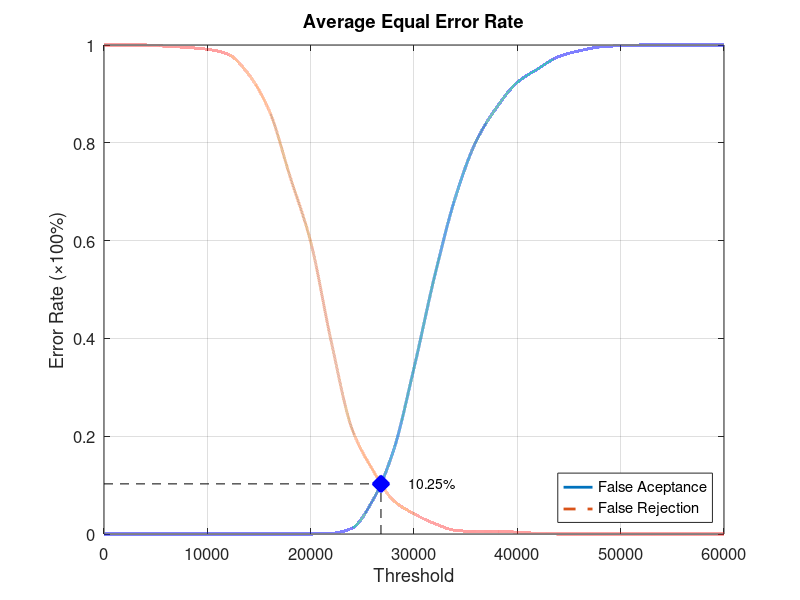
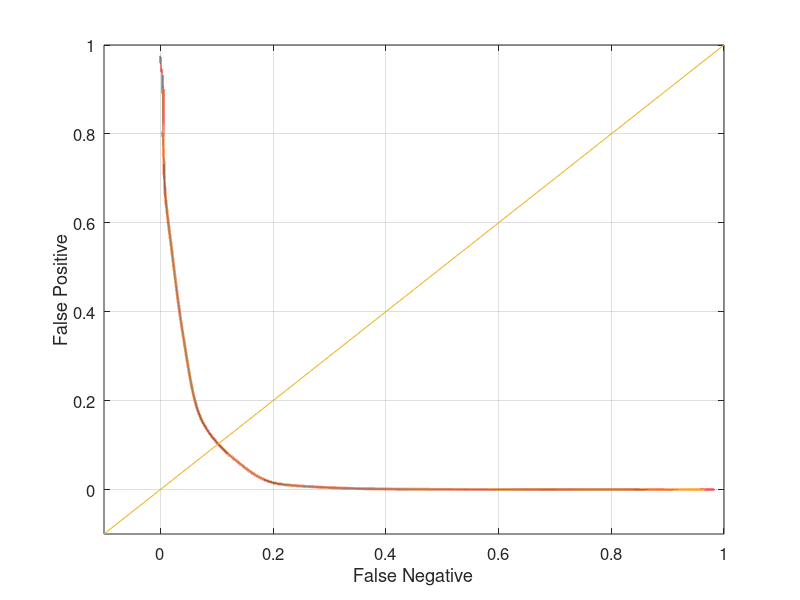

These figures' MATLAB source, in order:
function yEER = Experiment2Average
close all;
clear;
clc;
x = 0:2000:60000;
xq = 0:0.5:60000;

y0 = [0 0 0 0 0 0 0 0 0 0 0 0.00131579 0.0118421 0.0684211 0.169737 0.339474 0.527632 0.688158 0.802632 0.872368 0.923684 0.951316 0.976316 0.988158 0.996053 0.998684 1 1 1 1 1];
yy0 = interp1(x, y0, xq, 'pchip');
y1 = [1 1 1 0.9975 0.995 0.99125 0.98125 0.94 0.865 0.73125 0.5975 0.3925 0.215 0.13125 0.06875 0.04125 0.02125 0.0075 0.005 0.005 0.00375 0.00125 0 0 0 0 0 0 0 0 0];
yy1 = interp1(x, y1, xq, 'pchip');

% Calculating EER: 
y2 = abs(y0 - y1);
find(y2 == min(y2))
yy2 = abs(yy0 - yy1);
xEER = find(yy2 == min(yy2));
xEERIndex = xq(xEER) % X-axis EER
yEER = yy0(xEER) % Y-axis EER

main = figure
plot(xq, yy0,'-','LineWidth', 2);	hold on
plot(xq, yy1,'--','LineWidth', 2);	hold on
plot([xEERIndex xEERIndex], [0 yEER], 'k--');	hold on
plot([0 xEERIndex], [yEER yEER], 'k--');	hold on
plot(xEERIndex, yEER, 'bx', 'LineWidth', 10);	hold on
text(xEERIndex + 10 * xEERIndex / 100, yEER, [num2str(round((10000 * yEER)) / 100) '%'])
legend('False Aceptance', 'False Rejection', 'Location', 'SouthEast')
xlabel('Threshold')
ylabel('Error Rate (\times100%)')
title('Average Equal Error Rate')
set(gca, 'FontSize', 12)
axis([0 60000 0 1])
grid on

print(main, 'Experiment2AverageMain', '-dpng');
FNRxFPR = figure('Color', [1 1 1]);
plot(yy1, yy0, '-', yy1, yy0, 'LineWidth', 2);
hold on
y = -0.1:0.1:1
plot(y, y); 
set(gca, 'FontSize', 12)
xlabel('False Negative')
ylabel('False Positive')
axis([-0.1 1 -0.1 1])
set(gca, 'FontSize', 12)
grid on

print(FNRxFPR, 'Experiment2AverageFNRxFPR','-dpng');
end
